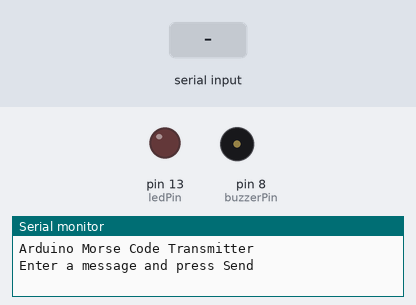
A program run on a simulated Arduino Uno, built with avr-gcc and run on an emulated ATmega328P. On the bench: output pins drawn as LEDs (lit = HIGH), buzzer (waves = sounding), the last lines printed to the serial monitor. The inputs (shaded band) are chosen by the test bench.

Above: at 1.2 s.
1.3 s: ".\n" received over Serial
At 2.1 s:
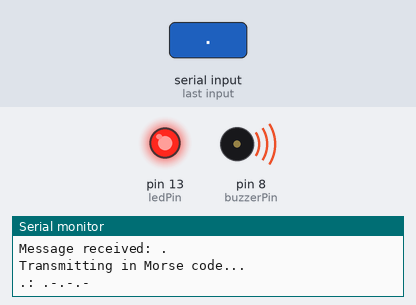
4.3 s: "5\n" received over Serial
7.3 s: "90\n" received over Serial
At 16.1 s:
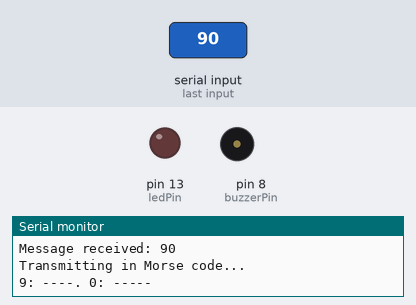
Timing chart, 0 to 16.3 s (numbered marks = the images above; inputs shaded):
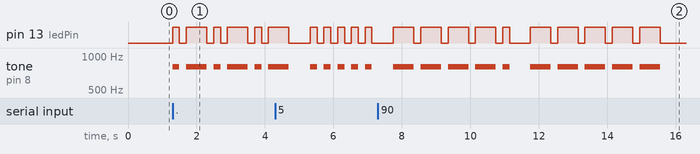

Measured:
- after the input at 1.3 s, pin 13 (ledPin): LOW → HIGH at once, then repeats every 1.2 s: LOW 0.20 s, HIGH 0.60 s, LOW 0.20 s, HIGH 0.20 s; tone on pin 8 (buzzerPin): silent → 800 Hz at once, then repeats every 1.2 s: silent 0.20 s, 800 Hz 0.60 s, silent 0.20 s, 800 Hz 0.20 s

The program:

main.cpp
```cpp
// Arduino Morse Code Transmitter
// Accepts text input via Serial Monitor and converts to Morse code
// Outputs Morse code via LED blink and buzzer sound

#include <Arduino.h>

const int ledPin = 13;
const int buzzerPin = 8;

// Morse code timing (in milliseconds)
const int dotDuration = 200;
const int dashDuration = dotDuration * 3;
const int elementSpace = dotDuration;
const int letterSpace = dotDuration * 3;
const int wordSpace = dotDuration * 7;

// Morse code mapping
const String morseCodeMap[] = {
  ".-",    // A
  "-...",  // B
  "-.-.",  // C
  "-..",   // D
  ".",     // E
  "..-.",  // F
  "--.",   // G
  "....",  // H
  "..",    // I
  ".---",  // J
  "-.-",   // K
  ".-..",  // L
  "--",    // M
  "-.",    // N
  "---",   // O
  ".--.",  // P
  "--.-",  // Q
  ".-.",   // R
  "...",   // S
  "-",     // T
  "..-",   // U
  "...-",  // V
  ".--",   // W
  "-..-",  // X
  "-.--",  // Y
  "--.."   // Z
};

const String morseCodeDigits[] = {
  "-----", // 0
  ".----", // 1
  "..---", // 2
  "...--", // 3
  "....-", // 4
  ".....", // 5
  "-....", // 6
  "--...", // 7
  "---..", // 8
  "----."  // 9
};

String inputMessage = "";
bool messageReady = false;

String charToMorse(char c) {
  if (c >= 'A' && c <= 'Z') {
    return morseCodeMap[c - 'A'];
  } else if (c >= '0' && c <= '9') {
    return morseCodeDigits[c - '0'];
  } else {
    // Handle special characters if needed
    switch (c) {
      case '.': return ".-.-.-";
      case ',': return "--..--";
      case '?': return "..--..";
      case '/': return "-..-.";
      case '@': return ".--.-.";
      default: return "";  // Return empty string for unsupported characters
    }
  }
}

void transmitDot() {
  digitalWrite(ledPin, HIGH);
  tone(buzzerPin, 800, dotDuration);  // 800 Hz tone
  delay(dotDuration);
  digitalWrite(ledPin, LOW);
}

void transmitDash() {
  digitalWrite(ledPin, HIGH);
  tone(buzzerPin, 800, dashDuration);  // 800 Hz tone
  delay(dashDuration);
  digitalWrite(ledPin, LOW);
}

void transmitMessage(String message) {
  message.toUpperCase();  // Convert to uppercase for easier processing

  for (int i = 0; i < message.length(); i++) {
    char c = message.charAt(i);

    if (c == ' ') {
      // Space between words
      delay(wordSpace);
      Serial.print("   ");  // Visual spacing for readability
    } else {
      String morseChar = charToMorse(c);

      if (morseChar != "") {
        // Transmit the character in Morse code
        Serial.print(c);
        Serial.print(": ");
        Serial.print(morseChar);
        Serial.print(" ");

        for (int j = 0; j < morseChar.length(); j++) {
          char element = morseChar.charAt(j);

          if (element == '.') {
            transmitDot();
          } else if (element == '-') {
            transmitDash();
          }

          // Space between elements (dots and dashes) within a character
          if (j < morseChar.length() - 1) {
            delay(elementSpace);
          }
        }

        // Space between letters
        delay(letterSpace);
      }
    }
  }
}

void setup() {
  pinMode(ledPin, OUTPUT);
  pinMode(buzzerPin, OUTPUT);

  Serial.begin(9600);
  Serial.println("Arduino Morse Code Transmitter");
  Serial.println("Enter a message and press Send");
}

void loop() {
  while (Serial.available() > 0) {
    char c = Serial.read();
    // Add character to message if it's not a newline or carriage return
    if (c != '\n' && c != '\r') {
      inputMessage += c;
    } else if (c == '\n' && inputMessage.length() > 0) {
      // Set message as ready when we receive a newline
      messageReady = true;
    }
  }

  // Process the message if ready
  if (messageReady) {
    Serial.print("Message received: ");
    Serial.println(inputMessage);
    Serial.println("Transmitting in Morse code...");

    transmitMessage(inputMessage);

    // Reset for the next message
    inputMessage = "";
    messageReady = false;

    Serial.println("\nReady for next message");
  }
}
```
